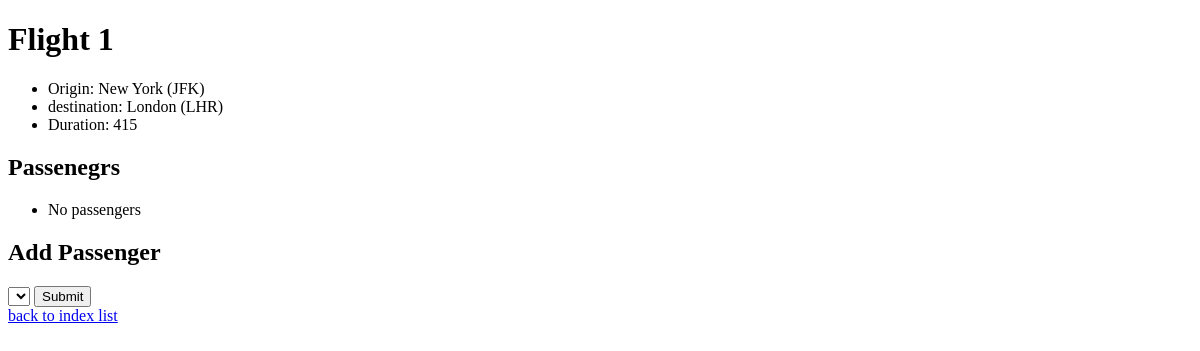
Before: /flights/1 with the older database file.
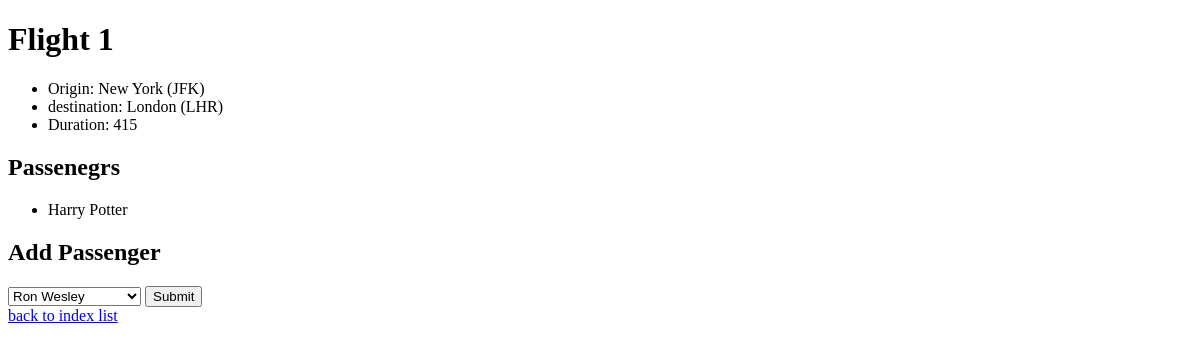
After: the same page with the newer database file.
### flights/models.py (models this page shows)
class Passenger(models.Model):
    first = models.CharField(max_length=64)
    last = models.CharField(max_length=64)
    flights = models.ManyToManyField(Flight, blank=True, related_name="passengers")
    def __str__(self):
        return f"{self.first} {self.last}"

### flights/views.py (the view)
# urls.py: path("<int:flight_id>", views.flight, name="flight"),
def flight(request, flight_id):
    flight = Flight.objects.get(pk=flight_id)
    return render(request, "flights/flight.html", {
        "flight": flight,
        "passengers": flight.passengers.all(),
        "non_passengers": Passenger.objects.exclude(flights=flight).all()
    })

### flights/models.py (called while the page is built)
    def __str__(self):
        return f"{self.city} ({self.code})"

### flights/templates/flights/flight.html (shortened to what this page needs)
{% extends "flights/layout.html" %}
{% block body %}
    <h1>Flight {{ flight.id }}</h1>
    <ul>
        <li>Origin: {{ flight.origin }}</li>
        <li>destination: {{ flight.destination }}</li>
        <li>Duration: {{ flight.duration }}</li>
    </ul>
    <h2>Passenegrs</h2>
    <ul>
    {% for passenger in passengers %}
        <li>{{ passenger }}</li>
        {% empty %}
            <li>No passengers</li>
        {% endfor %}
    </ul>
    <h2>Add Passenger</h2>
    <form action="{% url 'book' flight.id %}" method="post">
        <select name="passenger">
            {% for passenger in non_passengers %}
                <option value="{{ passenger.id }}">{{ passenger }}</option>
            {% endfor %}
        </select>
        <input type="submit">
    </form>
    <a href="{% url 'index' %}">back to index list</a>
{% endblock%}

Changed rows visible on the page:
added Passenger: first+last "Harry Potter"
Other visible differences:
form field passenger: (not shown) → "Ron Wesley"
text no longer shown: "No passengers"
